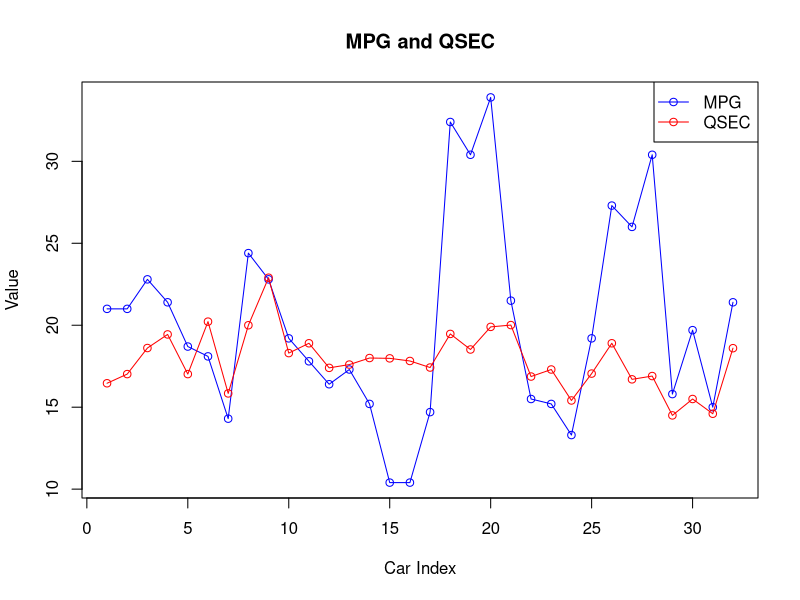

Write R code to recreate this figure.

data(mtcars)

plot(mtcars$mpg, type = "o",
     col = "blue", ylim = range(c(mtcars$mpg,
                                  mtcars$qsec)),
     xlab = "Car Index", ylab = "Value",
     main = "MPG and QSEC")

lines(mtcars$qsec, type = "o", col = "red")

legend("topright",
       legend = c("MPG", "QSEC"),
       col = c("blue", "red"),
       lty = 1, pch = 1)
